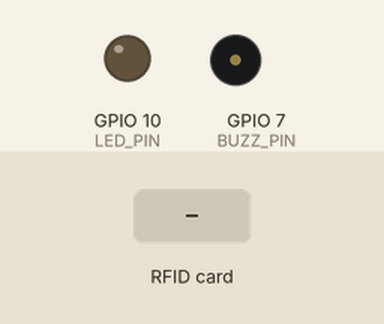
Bench run of a sketch on a simulated ESP32-S3. Parts: output pins drawn as LEDs (lit = HIGH), buzzer (waves = sounding, pin HIGH). The test bench sets the inputs (shaded band). What the sketch prints to the serial monitor is not drawn.

Above: at 1.2 s.
1.3 s: RFID card 5E 7A 19 C4 held to the reader
At 1.31 s:
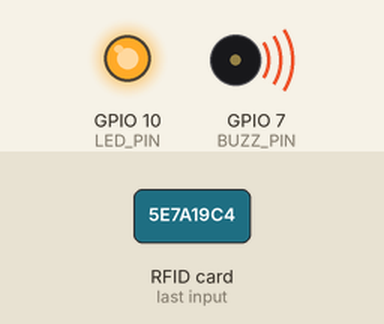
Timing chart, 0 to 4.3 s (numbered marks = the images above; inputs shaded):
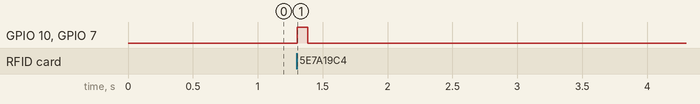

The sketch:

school-rfid.ino
```cpp
#include <Wire.h>
#include <Adafruit_PN532.h>

// --- MODE SWITCH ---
// 1 = scan over USB serial only (this PC reads the port, no Wi-Fi needed).
// 0 = original Wi-Fi + HTTP mode (ESP32 posts straight to /api/access/scan/).
// Flip to 0 and re-flash to go back to the Wi-Fi flow below.
#define USB_SERIAL_MODE 1

#if !USB_SERIAL_MODE
#include <WiFi.h>
#include <HTTPClient.h>
#include <ArduinoJson.h>
#include <time.h>
#include "mbedtls/md.h"
#endif

// --- PINS ---
#define I2C_SDA 8
#define I2C_SCL 9
#define LED_PIN 10
#define BUZZ_PIN 7

#if !USB_SERIAL_MODE
// --- WIFI NETWORKS ---
struct WifiNetwork {
  const char* ssid;
  const char* password;
};

WifiNetwork networks[] = {
  {"YOUR_SSID_1", "YOUR_PASSWORD_1"},
  {"YOUR_SSID_2", "YOUR_PASSWORD_2"},
};
const int networkCount = sizeof(networks) / sizeof(networks[0]);

// --- SERVER ---
// Local testing: plain HTTP to your machine's LAN IP (Django runserver
// listening on 0.0.0.0:8000). Switch back to HTTPS + WiFiClientSecure for
// any real/public deployment.
const char* SERVER_HOST = "192.168.0.109";
const int   SERVER_PORT = 8000;
const char* ENDPOINT    = "/api/access/scan/";

// --- Identifies this physical reader; must match an rfid_readers.code row ---
const char* READER_CODE = "VESTIBULE_ENTRY_1";

// --- SECURITY: HMAC-SHA256 key, must match CARD_SCAN_API_KEY in .env ---
const char* HMAC_SECRET = "8e467ebe06fafe808b4bfb1ab10b846ec6e561869dbd20d313ec507bf350865f";

// --- Consecutive HTTP failure counter ---
int consecutiveFailures = 0;
const int MAX_FAILURES  = 3;
#endif // !USB_SERIAL_MODE

// -------------------------------------------------------

Adafruit_PN532 nfc(I2C_SDA, I2C_SCL);

// --- LED helpers ---
inline void ledOn()  { digitalWrite(LED_PIN, HIGH); }
inline void ledOff() { digitalWrite(LED_PIN, LOW);  }

// --- Sound/light signals ---

// Instant feedback on card read
void beepScan() {
  ledOn(); digitalWrite(BUZZ_PIN, HIGH);
  delay(80);
  ledOff(); digitalWrite(BUZZ_PIN, LOW);
}

// Wifi connected: 3x (LED off -> beep+flash)
void beepConnected() {
  for (int i = 0; i < 3; i++) {
    ledOff();
    delay(350);
    ledOn(); digitalWrite(BUZZ_PIN, HIGH);
    delay(200);
    ledOff(); digitalWrite(BUZZ_PIN, LOW);
    delay(100);
  }
}

// N short beeps
void beepDirection(int count) {
  for (int i = 0; i < count; i++) {
    ledOn(); digitalWrite(BUZZ_PIN, HIGH);
    delay(120);
    ledOff(); digitalWrite(BUZZ_PIN, LOW);
    if (i < count - 1) delay(120);
  }
}

// One long beep — error / rejected card
void beepError() {
  ledOn(); digitalWrite(BUZZ_PIN, HIGH);
  delay(1000);
  ledOff(); digitalWrite(BUZZ_PIN, LOW);
}

#if !USB_SERIAL_MODE
// --- NTP sync (required: signatures are time-windowed) ---
void syncTime() {
  configTime(0, 0, "pool.ntp.org", "time.nist.gov");
  Serial.print("Syncing NTP...");
  time_t now = 0;
  int attempts = 0;
  while (now < 1000000000UL && attempts < 20) {
    delay(500);
    time(&now);
    Serial.print(".");
    attempts++;
  }
  if (now > 1000000000UL) {
    Serial.printf("\nTime synced: %lu\n", (unsigned long)now);
  } else {
    Serial.println("\n[WARNING] NTP not synced -- server will reject requests!");
  }
}

// --- HMAC-SHA256 signature ---
String computeHMAC(const String& message, const String& key) {
  unsigned char hmacResult[32];
  mbedtls_md_context_t ctx;
  mbedtls_md_init(&ctx);
  mbedtls_md_setup(&ctx, mbedtls_md_info_from_type(MBEDTLS_MD_SHA256), 1);
  mbedtls_md_hmac_starts(&ctx,
    (const unsigned char*)key.c_str(), key.length());
  mbedtls_md_hmac_update(&ctx,
    (const unsigned char*)message.c_str(), message.length());
  mbedtls_md_hmac_finish(&ctx, hmacResult);
  mbedtls_md_free(&ctx);

  String result = "";
  for (int i = 0; i < 32; i++) {
    if (hmacResult[i] < 0x10) result += "0";
    result += String(hmacResult[i], HEX);
  }
  return result;
}

// --- WiFi connect (cascades through the configured networks) ---
void connectWiFi() {
  WiFi.mode(WIFI_STA);
  ledOn();

  for (int i = 0; i < networkCount; i++) {
    Serial.printf("\nConnecting to network %d: %s", i + 1, networks[i].ssid);
    WiFi.disconnect(true);
    delay(500);
    WiFi.begin(networks[i].ssid, networks[i].password);

    int attempts = 0;
    while (WiFi.status() != WL_CONNECTED && attempts < 20) {
      delay(500);
      Serial.print(".");
      attempts++;
    }

    if (WiFi.status() == WL_CONNECTED) {
      Serial.printf("\nWiFi OK -- IP: %s (network: %s)\n",
        WiFi.localIP().toString().c_str(), networks[i].ssid);
      beepConnected();
      syncTime();
      ledOff();
      return;
    }

    Serial.printf("\n[!] %s unavailable, trying next...", networks[i].ssid);
  }

  Serial.println("\n[ERROR] No network available. Restarting...");
  beepError();
  delay(3000);
  ESP.restart();
}
#endif // !USB_SERIAL_MODE

// -------------------------------------------------------

#if USB_SERIAL_MODE
// --- USB-SERIAL MODE ---
// No Wi-Fi/HTTP/HMAC here: the ESP32 just prints "UID:<hex>" over USB
// whenever a card is scanned. A PC-side bridge (firmware/serial_bridge.py)
// reads this port, signs the UID (using the PC's own clock -- there's no
// NTP time here without Wi-Fi) and POSTs it to /api/access/scan/, so the
// server-side logic (dedup, event_status, assign-mode) is unchanged.
//
// Entry/exit feedback: after printing the UID, we wait briefly for the
// bridge to write back "ENTRY" or "EXIT" (its read of the server's
// response). One beep already fired on scan; an "EXIT" reply adds a
// second beep, so staff hear 1 beep = entry, 2 beeps = exit. If the bridge
// is offline or slow, the wait just times out and the single beep stands
// -- scanning never blocks on the PC being reachable.

void setup() {
  Serial.begin(115200);
  Serial.setTimeout(1500);
  pinMode(LED_PIN, OUTPUT);
  pinMode(BUZZ_PIN, OUTPUT);

  ledOn();
  nfc.begin();
  if (!nfc.getFirmwareVersion()) {
    Serial.println("PN532 not found! Check wiring.");
    while (1) beepError();
  }
  nfc.SAMConfig();
  ledOff();
  Serial.println("--- READY (USB serial mode) ---");
}

void loop() {
  static unsigned long lastHeartbeat = 0;
  if (millis() - lastHeartbeat > 5000) {
    Serial.println("HEARTBEAT");
    lastHeartbeat = millis();
  }

  uint8_t uid[7] = {0};
  uint8_t uidLength;

  if (!nfc.readPassiveTargetID(PN532_MIFARE_ISO14443A, uid, &uidLength, 500)) return;

  String uidStr = "";
  for (uint8_t i = 0; i < uidLength; i++) {
    if (i > 0) uidStr += ":";
    if (uid[i] < 0x10) uidStr += "0";
    uidStr += String(uid[i], HEX);
  }
  uidStr.toUpperCase();

  beepScan();
  Serial.println("UID:" + uidStr);

  String direction = Serial.readStringUntil('\n');
  direction.trim();
  if (direction == "EXIT") {
    delay(120);
    beepDirection(1);
  }

  delay(500);  // remaining debounce between cards
}

#else // !USB_SERIAL_MODE -- original Wi-Fi mode

void setup() {
  Serial.begin(115200);
  pinMode(LED_PIN, OUTPUT);
  pinMode(BUZZ_PIN, OUTPUT);

  ledOn();

  connectWiFi();

  nfc.begin();
  if (!nfc.getFirmwareVersion()) {
    Serial.println("PN532 not found! Check wiring.");
    while (1) beepError();
  }

  nfc.SAMConfig();
  Serial.println("--- READY ---");
}

void loop() {
  if (WiFi.status() != WL_CONNECTED) {
    Serial.println("[WiFi] Connection lost, reconnecting...");
    connectWiFi();
    return;
  }

  uint8_t uid[7] = {0};
  uint8_t uidLength;

  if (!nfc.readPassiveTargetID(PN532_MIFARE_ISO14443A, uid, &uidLength, 500)) return;

  String uidStr = "";
  for (uint8_t i = 0; i < uidLength; i++) {
    if (i > 0) uidStr += ":";
    if (uid[i] < 0x10) uidStr += "0";
    uidStr += String(uid[i], HEX);
  }
  uidStr.toUpperCase();
  Serial.printf("\nUID read: %s\n", uidStr.c_str());

  beepScan();

  time_t now;
  time(&now);
  String timestamp = String((unsigned long)now);
  String message   = uidStr + ":" + timestamp;
  String signature = computeHMAC(message, String(HMAC_SECRET));

  Serial.printf("Timestamp: %s | Signature: %s\n",
    timestamp.c_str(), signature.c_str());

  HTTPClient http;
  String url = String("http://") + SERVER_HOST + ":" + SERVER_PORT + ENDPOINT;
  http.begin(url);
  http.addHeader("Content-Type", "application/json");
  http.addHeader("X-Timestamp",  timestamp);
  http.addHeader("X-Signature",  signature);

  String jsonBody = "{\"uid\":\"" + uidStr + "\",\"reader_code\":\"" + READER_CODE + "\"}";
  int httpCode = http.POST(jsonBody);

  if (httpCode > 0) {
    consecutiveFailures = 0;
    String response = http.getString();
    Serial.printf("HTTP %d: %s\n", httpCode, response.c_str());

    if (httpCode == 403) {
      Serial.println("[SECURITY] Signature rejected by server.");
      beepError();
    } else {
      StaticJsonDocument<256> doc;
      if (!deserializeJson(doc, response)) {
        String mode = doc["mode"] | "";
        String eventStatus = doc["event_status"] | "";
        if (mode == "attendance" && eventStatus == "VALID") {
          delay(100);
          beepDirection(1);
        } else if (mode == "duplicate") {
          // already recorded moments ago -- no signal needed
        } else if (mode == "assign") {
          beepDirection(1);
        } else {
          // UNKNOWN_CARD / INACTIVE_CARD / NO_ACTIVE_ASSIGNMENT
          beepError();
        }
      } else {
        beepDirection(1);
      }
    }
  } else {
    Serial.printf("[ERROR] Request failed: %s\n",
      http.errorToString(httpCode).c_str());
    beepError();

    consecutiveFailures++;
    Serial.printf("[ERROR] Consecutive failures: %d / %d\n", consecutiveFailures, MAX_FAILURES);

    if (consecutiveFailures >= MAX_FAILURES) {
      Serial.println("[RESTART] Too many failures -- restarting...");
      delay(1500);
      ESP.restart();
    }
  }

  http.end();
  delay(2000);  // debounce between cards
}

#endif // USB_SERIAL_MODE
```

Measured:
- after the input at 1.3 s, GPIO 10 (LED_PIN), GPIO 7 (BUZZ_PIN): LOW → HIGH at once, → LOW 0.08 s later
